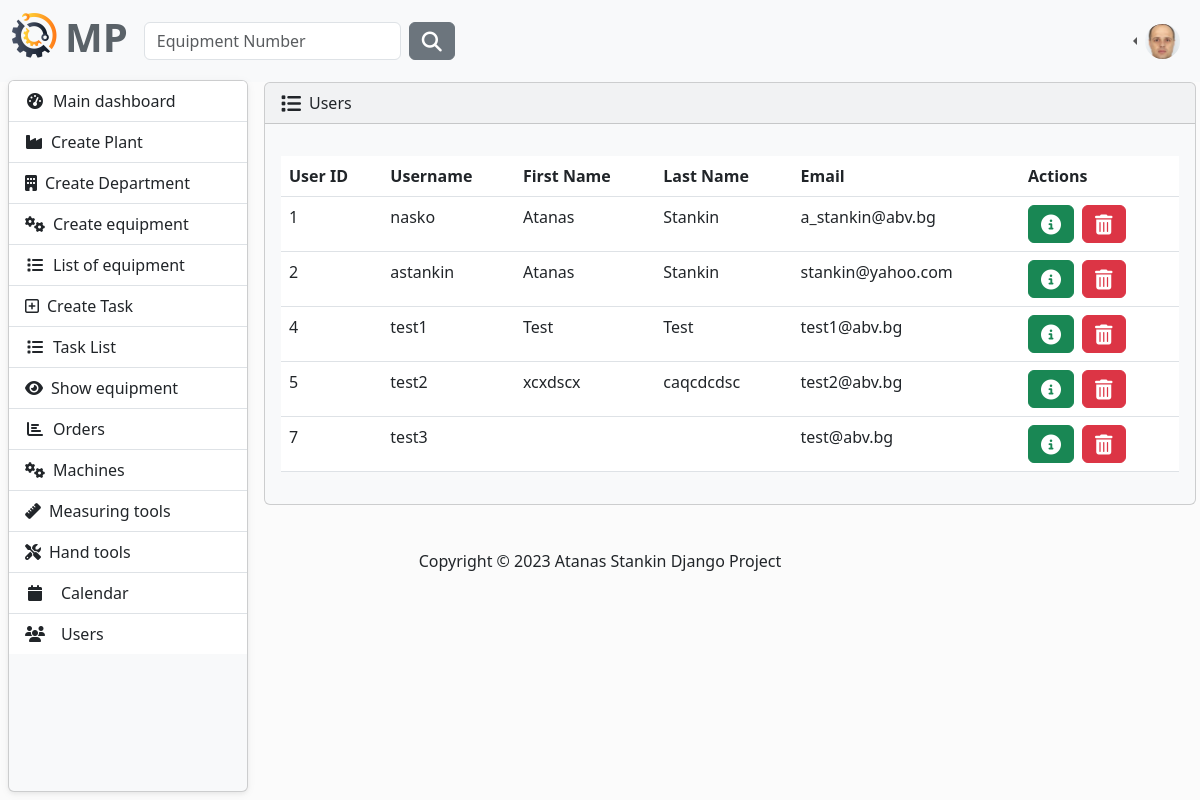
/user/users-list/ (signed in), run on the app's committed database.
### MaintenancePlanner/accounts/models.py (models this page shows, shortened)
class AppUser(AbstractUser):
    first_name = models.CharField(
        max_length=30,
        validators=[
            MinLengthValidator(2),
            user_name_validator,
        ]
    )
    last_name = models.CharField(
        max_length=30,
        validators=[
            MinLengthValidator(2),
            user_name_validator,
        ]
    )
    email = models.EmailField(unique=True)

class Profile(models.Model):
    user = models.OneToOneField(AppUser, on_delete=models.CASCADE)
    image = models.ImageField(
        default='images/default.jpg',
        null=True,
        blank=True,
        upload_to='images/'
    )

### MaintenancePlanner/accounts/views.py (the view)
# urls.py: path('users-list/', ListUsers.as_view(), name='users-list'),
class ListUsers(LoginRequiredMixin, ListView):
    model = AppUser
    template_name = 'users-list.html'
    context_object_name = 'users'

### MaintenancePlanner/accounts/templates/users-list.html (shortened to what this page needs)
{% extends "base.html" %}
{% block content %}
    <article>
        <div class="card bg-light ms-1 me-4 mb-4 mt-0">
            <div class="card-header">
                <i class="fa-solid fa-list fa-lg me-2"></i>Users
            </div>
            <div class="card-body">
                <p class="card-text">
                <div class="table-responsive">
                    <table class="table table-hover">
                        <thead>
                        <tr>
                            <th scope="col">User ID</th>
                            <th scope="col">Username</th>
                            <th scope="col">First Name</th>
                            <th scope="col">Last Name</th>
                            <th scope="col">Email</th>
                            <th scope="col">Actions</th>
                        </tr>
                        </thead>
                        <tbody>
                        {% for user in  users %}
                            <tr>
                                <td>{{ user.id }}</td>
                                <td>{{ user.username }}</td>
                                <td>{{ user.first_name }}</td>
                                <td>{{ user.last_name }}</td>
                                <td>{{ user.email }}</td>
                                <td>
                                    <button type="button" class="btn btn-success me-1"
                                            href="#" data-bs-toggle="modal"
                                            data-bs-target="#myModal{{ user.id }}">
                                        <i class="fa-solid fa-circle-info fa-lg"></i>
                                    </button>
                                    <button type="button" class="btn btn-danger me-1"
                                            href="#"
                                            data-bs-toggle="modal"
                                            data-bs-target="#myModal2{{ user.id }}">
                                        <i class="fa-solid fa-trash-can fa-lg"></i>
                                    </button>
                                </td>
                            </tr>
                        {% endfor %}
                        </tbody>
                    </table>
                </div>
            </div>
        </div>
    </article>
{% endblock %}

### templates/partials/navbar.html (shortened to what this page needs)
{% load static %}
<nav class="navbar navbar-expand-lg bg-light" data-bs-theme="light">
    <div class="container-fluid">
        <a class="navbar-brand" href="{% url 'home-page' %}">
            <ul class="navbar-nav ms-auto d-flex flex-row">
                <li><img class="logo me-2" src="{% static 'img/logo.png' %}" alt="logo"></li>
                <li><h1 style="color: #5a6268; font-weight: bold">MP</h1></li>
            </ul>
             </a>
        <div class="collapse navbar-collapse" id="navbarColor01">
            {% if user.is_authenticated %}
            <form class="d-flex" method=POST action="{% url 'search-equipment' %}">
                <input class="form-control me-sm-2" type="search" placeholder="Equipment Number"
                       name="number">
                <button class="btn btn-secondary my-2 my-sm-0" type="submit"><i
                        class="fa-solid fa-magnifying-glass fa-lg"></i></button>
            </form>
            {% endif %}
            <ul class="navbar-nav ms-auto d-flex flex-row">
            {% if not request.user.is_authenticated %}
                <li class="nav-item">
                    <a class="nav-link" href="{% url 'login' %}"><i class="fa-solid fa-right-to-bracket fa-lg me-2"></i>Sig In
                    </a>
                </li>
                <li class="nav-item">
                    <a class="nav-link" href="{% url 'register' %}"><i class="fa-regular fa-address-card fa-lg me-2"></i>Sig Up
                    </a>
                </li>
                {% else %}
                <li class="nav-item dropdown">
                    <div class="btn-group dropstart">
                        <a class="nav-link dropdown-toggle" data-bs-toggle="dropdown" href="#" role="button"
                           aria-haspopup="true" aria-expanded="false">
                             {% if user.profile.image %}
                                    <img src="{{ user.profile.image.url }}" class="rounded-circle" height="35" loading="lazy"/>
                                {% else %}
                                    <img src="{% static 'img/profile-img.png' %}" class="rounded-circle" height="35"
                                         loading="lazy"/>
                                {% endif %}
                        </a>
                    </div>
                </li>
                {% endif %}
            </ul>
        </div>
    </div>
</nav>

### static/css/layout.css (style rules this page uses)
body { background-color: #fbfbfb; }
article { grid-area: content; margin-left: 20px; width: 100%; }

### static/css/side-bar.css (style rules this page uses)
body { background-color: #fbfbfb; }

### data on the page
AppUser: profile.image (picture), id "1", username "nasko", first_name "Atanas", last_name "Stankin", email "a_stankin@abv.bg"
AppUser: id "2", username "astankin", first_name "Atanas", last_name "Stankin", email "stankin@yahoo.com"
AppUser: id "4", username "test1", first_name "Test", last_name "Test", email "test1@abv.bg"
AppUser: id "5", username "test2", first_name "xcxdscx", last_name "caqcdcdsc", email "test2@abv.bg"
AppUser: id "7", username "test3", email "test@abv.bg"
